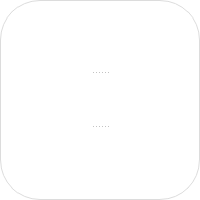
         <widget class="QGroupBox" name="plot_group">
          <property name="font">
           <font>
            <family>Open Sans</family>
            <weight>75</weight>
            <bold>true</bold>
           </font>
          </property>
          <property name="styleSheet">
           <string notr="true">QGroupBox {
/*border: 1px solid rgb(180, 180, 180);*/
border: none;
background: white;
border-radius: 40px;
/*margin-top: 12px;*/
border: 1px solid rgb(220,220,220);
}

QGroupBox::title {
subcontrol-origin: margin;
/*left: 20px;*/
padding: 0px 3px;
left: 12px;
top: 6px;
color: rgb(85, 87, 83);
}

QGroupBox::title:disabled {
color: rgb(180,180,180);
}</string>
          </property>
          <property name="title">
           <string/>
          </property>
          <layout class="QGridLayout" name="gridLayout_10">
           <property name="leftMargin">
            <number>20</number>
           </property>
           <property name="topMargin">
            <number>20</number>
           </property>
           <property name="rightMargin">
            <number>20</number>
           </property>
           <property name="bottomMargin">
            <number>20</number>
           </property>
           <property name="verticalSpacing">
            <number>6</number>
           </property>
           <item row="0" column="0">
            <widget class="QSplitter" name="plot_splitter">
             <property name="styleSheet">
              <string notr="true">background: white;</string>
             </property>
             <property name="orientation">
              <enum>Qt::Vertical</enum>
             </property>
             <property name="childrenCollapsible">
              <bool>false</bool>
             </property>
             <widget class="QWidget" name="gridLayoutWidget">
              <layout class="QGridLayout" name="gridLayout_7">
               <property name="rightMargin">
                <number>0</number>
               </property>
               <property name="horizontalSpacing">
                <number>10</number>
               </property>
               <item row="0" column="0">
                <widget class="QCustomPlot" name="press_plot" native="true">
                 <property name="enabled">
                  <bool>true</bool>
                 </property>
                 <property name="sizePolicy">
                  <sizepolicy hsizetype="Expanding" vsizetype="Expanding">
                   <horstretch>2</horstretch>
                   <verstretch>0</verstretch>
                  </sizepolicy>
                 </property>
                 <property name="minimumSize">
                  <size>
                   <width>0</width>
                   <height>50</height>
                  </size>
                 </property>
                 <property name="styleSheet">
                  <string notr="true">#press_plot {
background: white;
background-image: none;
}
#press_plot:disabled {
background-image: url(:/images/dc_icon.png);
background-repeat: no-repeat;
background-position: center;
}</string>
                 </property>
                </widget>
               </item>
              </layout>
             </widget>
             <widget class="QWidget" name="gridLayoutWidget_2">
              <layout class="QGridLayout" name="gridLayout_8">
               <property name="rightMargin">
                <number>0</number>
               </property>
               <property name="horizontalSpacing">
                <number>10</number>
               </property>
               <item row="0" column="0">
                <widget class="QCustomPlot" name="beam_plot" native="true">
                 <property name="sizePolicy">
                  <sizepolicy hsizetype="Expanding" vsizetype="Expanding">
                   <horstretch>2</horstretch>
                   <verstretch>0</verstretch>
                  </sizepolicy>
                 </property>
                 <property name="minimumSize">
                  <size>
                   <width>0</width>
                   <height>50</height>
                  </size>
                 </property>
                 <property name="styleSheet">
                  <string notr="true">#beam_plot {
background: white;
background-image: none;
}
#beam_plot:disabled {
background-image: url(:/images/dc_icon.png);
background-repeat: no-repeat;
background-position: center;
}</string>
                 </property>
                </widget>
               </item>
              </layout>
             </widget>
             <widget class="QWidget" name="gridLayoutWidget_3">
              <layout class="QGridLayout" name="gridLayout_9">
               <property name="rightMargin">
                <number>0</number>
               </property>
               <property name="horizontalSpacing">
                <number>10</number>
               </property>
               <item row="0" column="0">
                <widget class="QCustomPlot" name="power_plot" native="true">
                 <property name="enabled">
                  <bool>true</bool>
                 </property>
                 <property name="sizePolicy">
                  <sizepolicy hsizetype="Expanding" vsizetype="Expanding">
                   <horstretch>2</horstretch>
                   <verstretch>0</verstretch>
                  </sizepolicy>
                 </property>
                 <property name="minimumSize">
                  <size>
                   <width>0</width>
                   <height>50</height>
                  </size>
                 </property>
                 <property name="styleSheet">
                  <string notr="true">#power_plot {
background: white;
background-image: none;
}
#power_plot:disabled {
background-image: url(:/images/dc_icon.png);
background-repeat: no-repeat;
background-position: center;
}</string>
                 </property>
                </widget>
               </item>
              </layout>
             </widget>
            </widget>
           </item>
          </layout>
         </widget>
